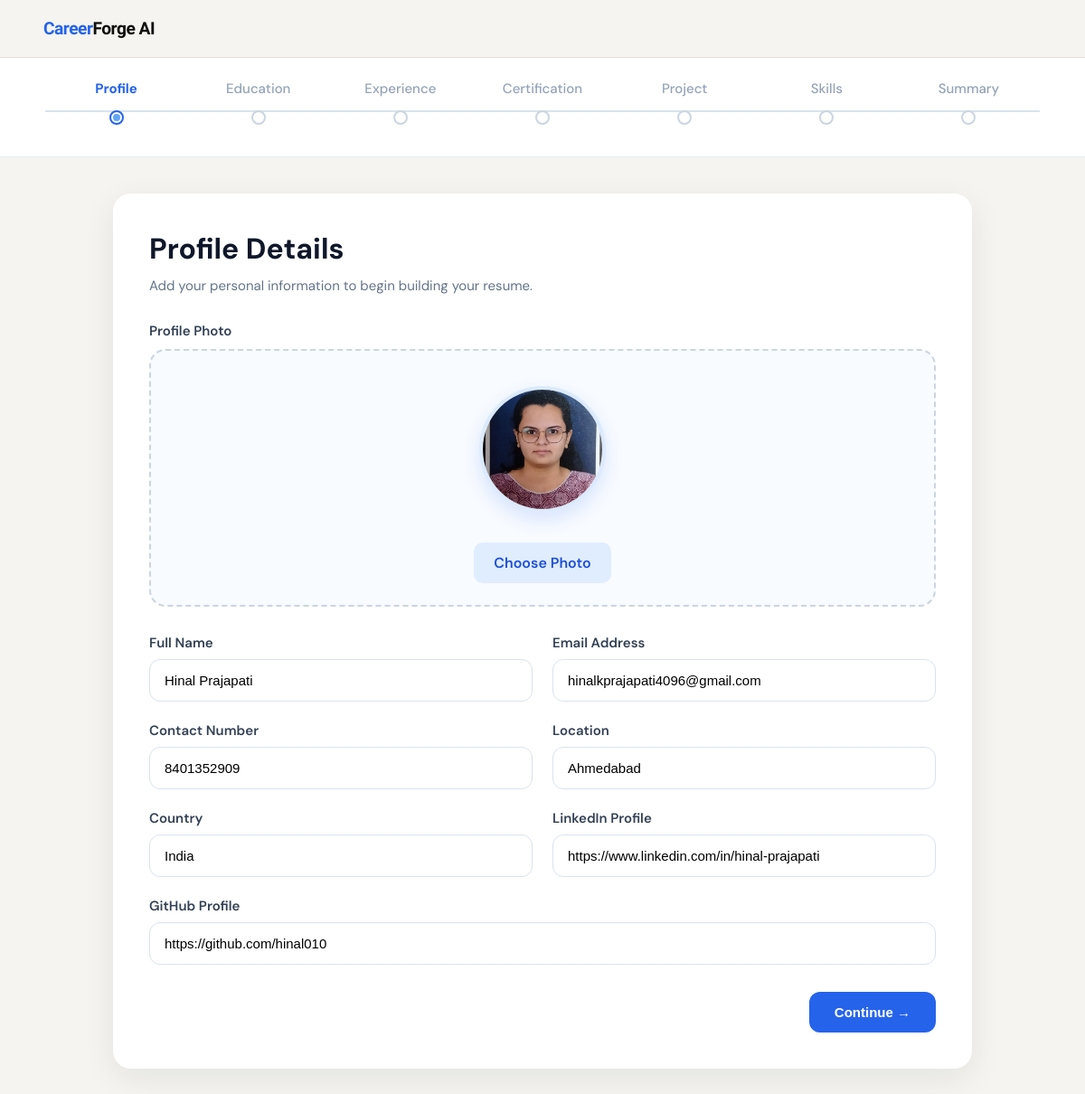
The page /profile (signed in) on the database as committed earlier.
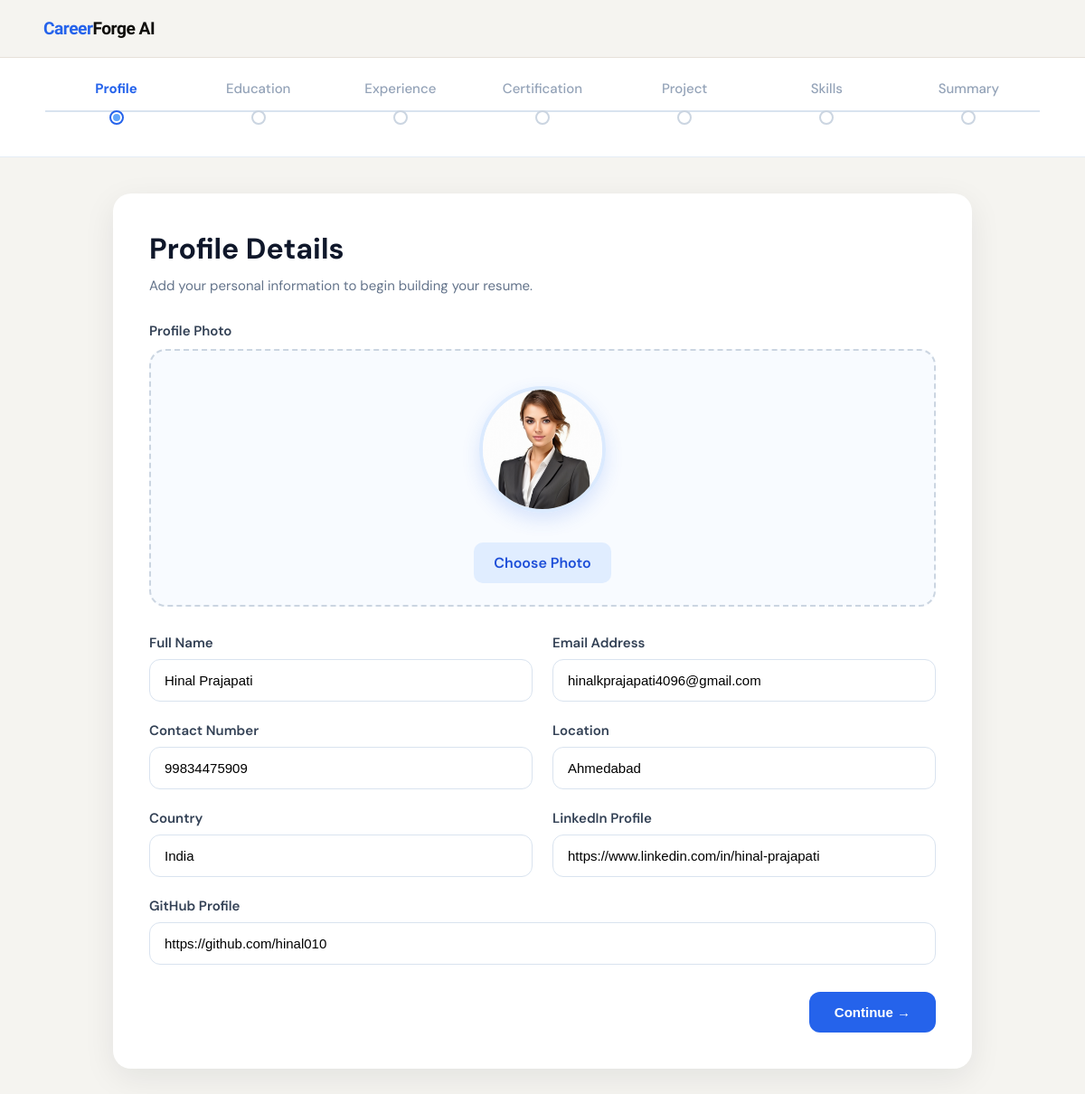
The same page on the database as committed later.
### tables this page shows
CREATE TABLE user_profile (
    id INTEGER PRIMARY KEY AUTOINCREMENT,
    user_id INTEGER UNIQUE,
    full_name TEXT,
    email TEXT,
    contact TEXT,
    location TEXT,
    country TEXT,
    linkedin TEXT,
    github TEXT,
    photo TEXT,
    FOREIGN KEY (user_id) REFERENCES users(id) ON DELETE CASCADE
);

### main.py (the view)
@app.get("/profile", response_class=HTMLResponse)
def profile_page(request: Request):
    user = require_login(request)
    if isinstance(user, RedirectResponse):
        return user
    profile = get_user_profile(user["id"])
    return templates.TemplateResponse(
        request,
        "profile.html",
        {
            "request": request,
            "user": user,
            "profile": profile,
            "step": 1
        }
    )

### template/profile.html (shortened to what the changed rows need)
<!DOCTYPE html>
<html lang="en">
<head>
    <link rel="stylesheet" href="/static/profile.css">
</head>
<body>
    <!DOCTYPE html>
<html lang="en">
<head>
    <link rel="stylesheet" href="/static/profile.css">
</head>
<body>
<div class="page-wrapper">
    <main class="form-container">
        <div class="form-card">
            <div class="form-header">
                <h1>Profile Details</h1>
            </div>
            <form method="post" action="/profile" enctype="multipart/form-data">
                <div class="photo-section">
                    <div class="photo-upload-box">
                        <div class="photo-preview-area">
                            {% if profile and profile['photo'] %}
                                <img id="preview" src="{{ profile['photo'] }}" alt="Photo Preview">
                            {% endif %}
                        </div>
                    </div>
                </div>
                <div class="form-grid">
                    <div class="form-group">
                        <label for="full_name">Full Name</label>
                        <input type="text" id="full_name" name="full_name"
                               value="{{ profile['full_name'] if profile and profile['full_name'] else user['full_name'] }}"
                               placeholder="Enter your full name" required>
                    </div>
                    <div class="form-group">
                        <label for="email">Email Address</label>
                        <input type="email" id="email" name="email"
                               value="{{ profile['email'] if profile and profile['email'] else user['email'] }}"
                               placeholder="Enter your email address" required>
                    </div>
                    <div class="form-group">
                        <label for="contact">Contact Number</label>
                        <input type="text" id="contact" name="contact"
                               value="{{ profile['contact'] if profile and profile['contact'] else '' }}"
                               placeholder="Enter your contact number" required>
                    </div>
                    <div class="form-group">
                        <label for="location">Location</label>
                        <input type="text" id="location" name="location"
                               value="{{ profile['location'] if profile and profile['location'] else '' }}"
                               placeholder="Enter your city or location" required>
                    </div>
                    <div class="form-group">
                        <label for="country">Country</label>
                        <input type="text" id="country" name="country"
                               value="{{ profile['country'] if profile and profile['country'] else '' }}"
                               placeholder="Enter your country" required>
                    </div>
                    <div class="form-group">
                        <label for="linkedin">LinkedIn Profile</label>
                        <input type="url" id="linkedin" name="linkedin"
                               value="{{ profile['linkedin'] if profile and profile['linkedin'] else '' }}"
                               placeholder="https://linkedin.com/in/yourprofile">
                    </div>
                    <div class="form-group full-width">
                        <label for="github">GitHub Profile</label>
                        <input type="url" id="github" name="github"
                               value="{{ profile['github'] if profile and profile['github'] else '' }}"
                               placeholder="https://github.com/yourprofile">
                    </div>
                </div>
            </form>
        </div>
    </main>
</div>
</body>
</html>

Rows that differ between the two databases and show on the page:
changed user_profile "Hinal Prajapati": photo: a different picture; contact "8401352909" → "99834475909"
